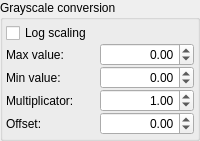
                <widget class="QGroupBox" name="groupBox_3">
                 <property name="title">
                  <string>Grayscale conversion</string>
                 </property>
                 <layout class="QVBoxLayout" name="verticalLayout_6">
                  <property name="spacing">
                   <number>0</number>
                  </property>
                  <property name="leftMargin">
                   <number>3</number>
                  </property>
                  <property name="topMargin">
                   <number>3</number>
                  </property>
                  <property name="rightMargin">
                   <number>3</number>
                  </property>
                  <property name="bottomMargin">
                   <number>3</number>
                  </property>
                  <item>
                   <widget class="QCheckBox" name="checkBox_logScaling">
                    <property name="sizePolicy">
                     <sizepolicy hsizetype="Expanding" vsizetype="Fixed">
                      <horstretch>0</horstretch>
                      <verstretch>0</verstretch>
                     </sizepolicy>
                    </property>
                    <property name="text">
                     <string>Log scaling</string>
                    </property>
                   </widget>
                  </item>
                  <item>
                   <layout class="QHBoxLayout" name="horizontalLayout_6">
                    <property name="spacing">
                     <number>0</number>
                    </property>
                    <item>
                     <widget class="QLabel" name="label_4">
                      <property name="text">
                       <string>Max value: </string>
                      </property>
                     </widget>
                    </item>
                    <item>
                     <widget class="QDoubleSpinBox" name="doubleSpinBox_signalMax">
                      <property name="alignment">
                       <set>Qt::AlignRight|Qt::AlignTrailing|Qt::AlignVCenter</set>
                      </property>
                      <property name="decimals">
                       <number>2</number>
                      </property>
                      <property name="minimum">
                       <double>-10000000000000000.000000000000000</double>
                      </property>
                      <property name="maximum">
                       <double>10000000000000000.000000000000000</double>
                      </property>
                      <property name="singleStep">
                       <double>5.000000000000000</double>
                      </property>
                     </widget>
                    </item>
                   </layout>
                  </item>
                  <item>
                   <layout class="QHBoxLayout" name="horizontalLayout_7">
                    <item>
                     <widget class="QLabel" name="label_5">
                      <property name="text">
                       <string>Min value: </string>
                      </property>
                     </widget>
                    </item>
                    <item>
                     <widget class="QDoubleSpinBox" name="doubleSpinBox_signalMin">
                      <property name="alignment">
                       <set>Qt::AlignRight|Qt::AlignTrailing|Qt::AlignVCenter</set>
                      </property>
                      <property name="decimals">
                       <number>2</number>
                      </property>
                      <property name="minimum">
                       <double>-10000000000000000.000000000000000</double>
                      </property>
                      <property name="maximum">
                       <double>10000000000000000.000000000000000</double>
                      </property>
                      <property name="singleStep">
                       <double>5.000000000000000</double>
                      </property>
                     </widget>
                    </item>
                   </layout>
                  </item>
                  <item>
                   <layout class="QHBoxLayout" name="horizontalLayout_8">
                    <item>
                     <widget class="QLabel" name="label_6">
                      <property name="text">
                       <string>Multiplicator: </string>
                      </property>
                     </widget>
                    </item>
                    <item>
                     <widget class="QDoubleSpinBox" name="doubleSpinBox_signalMultiplicator">
                      <property name="alignment">
                       <set>Qt::AlignRight|Qt::AlignTrailing|Qt::AlignVCenter</set>
                      </property>
                      <property name="decimals">
                       <number>2</number>
                      </property>
                      <property name="minimum">
                       <double>-10000000000000000.000000000000000</double>
                      </property>
                      <property name="maximum">
                       <double>10000000000000000.000000000000000</double>
                      </property>
                      <property name="singleStep">
                       <double>0.100000000000000</double>
                      </property>
                      <property name="value">
                       <double>1.000000000000000</double>
                      </property>
                     </widget>
                    </item>
                   </layout>
                  </item>
                  <item>
                   <layout class="QHBoxLayout" name="horizontalLayout_9">
                    <property name="spacing">
                     <number>0</number>
                    </property>
                    <item>
                     <widget class="QLabel" name="label_7">
                      <property name="text">
                       <string>Offset: </string>
                      </property>
                     </widget>
                    </item>
                    <item>
                     <widget class="QDoubleSpinBox" name="doubleSpinBox_signalAddend">
                      <property name="alignment">
                       <set>Qt::AlignRight|Qt::AlignTrailing|Qt::AlignVCenter</set>
                      </property>
                      <property name="decimals">
                       <number>2</number>
                      </property>
                      <property name="minimum">
                       <double>-10000000000000000.000000000000000</double>
                      </property>
                      <property name="maximum">
                       <double>10000000000000000.000000000000000</double>
                      </property>
                      <property name="singleStep">
                       <double>0.100000000000000</double>
                      </property>
                     </widget>
                    </item>
                   </layout>
                  </item>
                 </layout>
                </widget>
